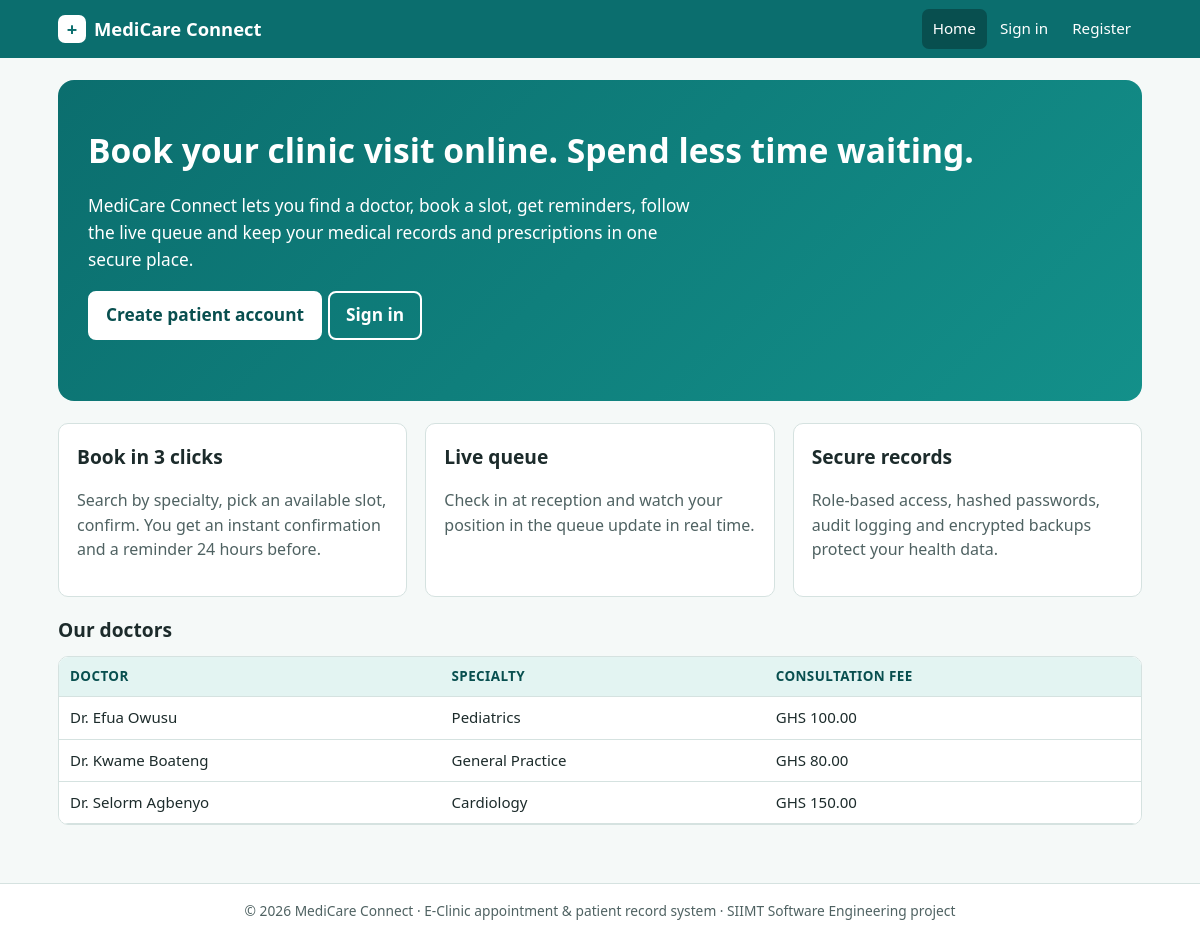
The page / on the database its author committed.
### tables this page shows
CREATE TABLE doctors (
  id INT AUTO_INCREMENT PRIMARY KEY,
  user_id INT NOT NULL UNIQUE,
  specialty_id INT NOT NULL,
  license_no VARCHAR(40) NULL,
  bio TEXT NULL,
  consultation_fee DECIMAL(10,2) NOT NULL DEFAULT 100.00,
  room VARCHAR(20) NULL,
  FOREIGN KEY (user_id) REFERENCES users(id) ON DELETE CASCADE,
  FOREIGN KEY (specialty_id) REFERENCES specialties(id)
);

CREATE TABLE users (
  id INT AUTO_INCREMENT PRIMARY KEY,
  role ENUM('patient','doctor','staff','admin') NOT NULL DEFAULT 'patient',
  full_name VARCHAR(120) NOT NULL,
  email VARCHAR(160) NOT NULL UNIQUE,
  phone VARCHAR(30) NULL,
  password_hash VARCHAR(255) NOT NULL,            
  email_verified TINYINT(1) NOT NULL DEFAULT 0,
  verify_token VARCHAR(64) NULL,
  mfa_enabled TINYINT(1) NOT NULL DEFAULT 1,
  mfa_code_hash VARCHAR(255) NULL,
  mfa_expires DATETIME NULL,
  failed_attempts INT NOT NULL DEFAULT 0,
  locked_until DATETIME NULL,
  is_active TINYINT(1) NOT NULL DEFAULT 1,
  last_login DATETIME NULL,
  created_at DATETIME NOT NULL DEFAULT CURRENT_TIMESTAMP
);

CREATE TABLE specialties (
  id INT AUTO_INCREMENT PRIMARY KEY,
  name VARCHAR(80) NOT NULL UNIQUE
);

### includes/helpers.php (called while the page is built, shortened)
<?php
function e($s): string { return htmlspecialchars((string)$s, ENT_QUOTES, 'UTF-8'); }
function url(string $path = ''): string { return BASE_URL . '/' . ltrim($path, '/'); }
function money($n): string { return CURRENCY . ' ' . number_format((float)$n, 2); }

### includes/auth.php (called while the page is built, shortened)
<?php
function current_user(): ?array { return $_SESSION['user'] ?? null; }

### includes/db.php (called while the page is built, shortened)
<?php
function db(): PDO {
    static $pdo = null;
    if ($pdo === null) {
        try {
            $pdo = new PDO(
                'mysql:host=' . DB_HOST . ';port=' . DB_PORT . ';dbname=' . DB_NAME . ';charset=utf8mb4',
                DB_USER, DB_PASS,
                [PDO::ATTR_ERRMODE => PDO::ERRMODE_EXCEPTION,
                 PDO::ATTR_DEFAULT_FETCH_MODE => PDO::FETCH_ASSOC,
                 PDO::ATTR_EMULATE_PREPARES => false]
            );
        } catch (PDOException $e) {
            http_response_code(500);
            exit('<h1>Database connection failed</h1><p>Start MySQL in XAMPP and import <code>database/medicare_connect.sql</code> '
                . 'via phpMyAdmin. Check <code>config/config.php</code>.</p>');
        }
    }
    return $pdo;
}
function q(string $sql, array $params = []): PDOStatement {
    $st = db()->prepare($sql);
    $st->execute($params);
    return $st;
}
function q_all(string $sql, array $params = []): array { return q($sql, $params)->fetchAll(); }

### index.php (the view, shortened to what this page needs)
<?php
require __DIR__ . '/includes/bootstrap.php';
$docs = q_all('SELECT u.full_name, s.name specialty, d.consultation_fee FROM doctors d JOIN users u ON u.id=d.user_id JOIN specialties s ON s.id=d.specialty_id WHERE u.is_active=1 ORDER BY u.full_name');
require __DIR__ . '/includes/header.php';
?>
<section class="hero">
  <h1>Book your clinic visit online. Spend less time waiting.</h1>
  <p>MediCare Connect lets you find a doctor, book a slot, get reminders, follow the live queue and keep your medical records and prescriptions in one secure place.</p>
  <p class="actions">
  <?php if ($u): ?>
    <a class="btn" href="<?= e(url(ROLE_HOME[$u['role']])) ?>">Go to my dashboard</a>
  <?php else: ?>
    <a class="btn" href="<?= e(url('register.php')) ?>">Create patient account</a>
    <a class="btn sec" href="<?= e(url('login.php')) ?>">Sign in</a>
  <?php endif; ?>
  </p>
</section>
<div class="grid g3">
  <div class="card"><h2>Book in 3 clicks</h2><p class="muted">Search by specialty, pick an available slot, confirm. You get an instant confirmation and a reminder 24 hours before.</p></div>
  <div class="card"><h2>Live queue</h2><p class="muted">Check in at reception and watch your position in the queue update in real time.</p></div>
  <div class="card"><h2>Secure records</h2><p class="muted">Role-based access, hashed passwords, audit logging and encrypted backups protect your health data.</p></div>
</div>
<h2>Our doctors</h2>
<div class="tablewrap"><table>
  <thead><tr><th>Doctor</th><th>Specialty</th><th>Consultation fee</th></tr></thead>
  <tbody>
  <?php foreach ($docs as $d): ?>
    <tr><td><?= e($d['full_name']) ?></td><td><?= e($d['specialty']) ?></td><td><?= e(money($d['consultation_fee'])) ?></td></tr>
  <?php endforeach; ?>
  </tbody>
</table></div>
<?php require __DIR__ . '/includes/footer.php'; ?>

### includes/header.php (shortened to what this page needs)
<?php
$u = current_user();
$cur = basename($_SERVER['SCRIPT_NAME']);
function nav_link(string $path, string $label, string $cur): string {
    $active = basename($path) === $cur ? ' aria-current="page"' : '';
    return '<li><a href="' . e(url($path)) . '"' . $active . '>' . e($label) . '</a></li>';
}
?><!doctype html>
<html lang="en">
<head>
<link rel="stylesheet" href="<?= e(url('assets/css/style.css')) ?>">
</head>
<body>
<header class="topbar">
  <div class="wrap bar">
    <a class="brand" href="<?= e(url($u ? ROLE_HOME[$u['role']] : 'index.php')) ?>"><span class="logo" aria-hidden="true">+</span> <?= e(APP_NAME) ?></a>
    <nav id="nav" aria-label="Main navigation">
      <ul>
      <?php if (!$u): ?>
        <?= nav_link('index.php', 'Home', $cur) ?>
        <?= nav_link('login.php', 'Sign in', $cur) ?>
        <?= nav_link('register.php', 'Register', $cur) ?>
      <?php elseif ($u['role'] === 'doctor'): ?>
        <?= nav_link('doctor/dashboard.php', 'Today', $cur) ?>
        <?= nav_link('doctor/patients.php', 'Patients', $cur) ?>
        <?= nav_link('doctor/schedule.php', 'My schedule', $cur) ?>
      <?php elseif ($u['role'] === 'staff'): ?>
        <?= nav_link('staff/queue.php', 'Queue', $cur) ?>
        <?= nav_link('staff/appointments.php', 'Appointments', $cur) ?>
        <?= nav_link('staff/walkin.php', 'Walk-in booking', $cur) ?>
      <?php endif; ?>
      </ul>
    </nav>
  </div>
</header>
<main id="main" class="wrap">

### includes/footer.php (shortened to what this page needs)
</main>
<footer class="foot">
  <div class="wrap">&copy; <?= date('Y') ?> <?= e(APP_NAME) ?> &middot; E-Clinic appointment &amp; patient record system &middot; SIIMT Software Engineering project</div>
</footer>
</body>
</html>

### assets/css/style.css (style rules this page uses)
:root { --teal:#0b6e6e;--teal-d:#084f4f;--teal-l:#e3f4f2;--ink:#1c2b2b;--mut:#4f6262;--line:#d5e2e0;--bg:#f5f9f8;--warn:#8a5a00;--warn-bg:#fff4d6;--err:#a31919;--err-bg:#fde8e8;--ok:#0d6b2f;--ok-bg:#e1f5e8;--r:10px }
* { box-sizing:border-box }
body { margin:0;font:16px/1.55 system-ui,-apple-system,"Segoe UI",Roboto,sans-serif;color:var(--ink);background:var(--bg) }
.wrap { max-width:1120px;margin:0 auto;padding:0 18px }
main.wrap { padding-top:22px;padding-bottom:40px;min-height:70vh }
a { color:var(--teal-d) }
.topbar { background:var(--teal);color:#fff;position:sticky;top:0;z-index:10 }
.bar { display:flex;align-items:center;justify-content:space-between;gap:12px;flex-wrap:wrap;min-height:58px }
.brand { color:#fff;font-weight:700;font-size:1.15rem;text-decoration:none;display:flex;align-items:center;gap:8px }
.logo { background:#fff;color:var(--teal);width:28px;height:28px;border-radius:7px;display:grid;place-items:center;font-weight:800 }
nav ul { list-style:none;margin:0;padding:0;display:flex;flex-wrap:wrap;gap:2px;align-items:center }
nav a,.linklike { color:#fff;text-decoration:none;padding:8px 11px;border-radius:7px;display:block;font-size:.95rem }
nav a[aria-current] { background:var(--teal-d) }
h1 { font-size:1.65rem;margin:.2em 0 .6em }
h2 { font-size:1.2rem;margin:0 0 .6em }
.muted { color:var(--mut) }
.card { background:#fff;border:1px solid var(--line);border-radius:var(--r);padding:18px;margin-bottom:18px }
.grid { display:grid;gap:18px }
.g3 { grid-template-columns:repeat(auto-fit,minmax(220px,1fr)) }
.btn { display:inline-block;background:var(--teal);color:#fff;border:2px solid var(--teal);padding:9px 16px;border-radius:8px;font:inherit;font-weight:600;cursor:pointer;text-decoration:none }
.btn.sec { background:#fff;color:var(--teal-d) }
table { width:100%;border-collapse:collapse;background:#fff }
th,td { text-align:left;padding:9px 11px;border-bottom:1px solid var(--line);vertical-align:top;font-size:.94rem }
th { background:var(--teal-l);color:var(--teal-d);font-size:.84rem;text-transform:uppercase;letter-spacing:.03em }
.tablewrap { overflow-x:auto;border:1px solid var(--line);border-radius:var(--r);background:#fff;margin-bottom:18px }
.tablewrap table { min-width:560px }
.hero { background:linear-gradient(135deg,var(--teal),#13908a);color:#fff;border-radius:16px;padding:44px 30px;margin-bottom:22px }
.hero h1 { font-size:2.1rem;margin:0 0 10px }
.hero p { max-width:620px;font-size:1.08rem }
.hero .btn { background:#fff;color:var(--teal-d);border-color:#fff }
.hero .btn.sec { background:transparent;color:#fff }
.foot { border-top:1px solid var(--line);background:#fff;padding:16px 0;color:var(--mut);font-size:.86rem;text-align:center }
.actions { display:flex;gap:6px;flex-wrap:wrap }

### rows shown on the page
doctors: user.full_name "Dr. Efua Owusu", specialty.name "Pediatrics", consultation_fee "GHS 100.00"
doctors: user.full_name "Dr. Kwame Boateng", specialty.name "General Practice", consultation_fee "GHS 80.00"
doctors: user.full_name "Dr. Selorm Agbenyo", specialty.name "Cardiology", consultation_fee "GHS 150.00"

### other values the page prints
APP_NAME "MediCare Connect"
$label "Home Sign in Register"
